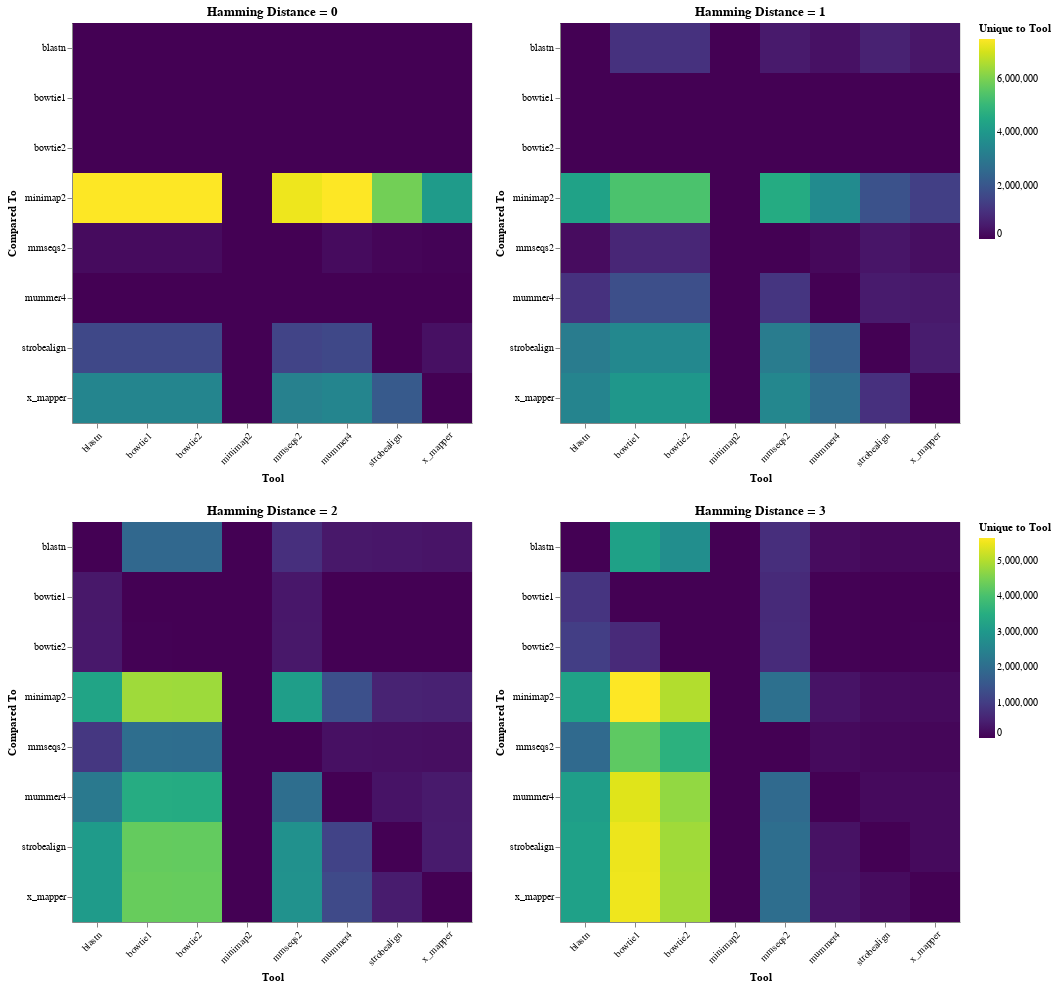

The cell this chart's notebook holds for it:
### Code cell
# Create heatmap visualizations for each matrix
charts = []

for item in all_matrices:
    hamming_dist = item['hamming_dist']
    matrix = item['matrix']
    
    # Melt matrix for altair
    matrix_long = matrix.unpivot(
        index='tool',
        on=[col for col in matrix.columns if col != 'tool'],
        variable_name='compared_to',
        value_name='count'
    )
    
    # Create heatmap
    chart = alt.Chart(matrix_long).mark_rect().encode(
        x=alt.X('tool:N', title='Tool', axis=alt.Axis(labelAngle=-45)),
        y=alt.Y('compared_to:N', title='Compared To'),
        color=alt.Color('count:Q', 
                       scale=alt.Scale(scheme='viridis'),
                       title='Unique to Tool'),
        tooltip=['tool:N', 'compared_to:N', 'count:Q']
    ).properties(
        width=400,
        height=400,
        title=f'Hamming Distance = {hamming_dist}'
    )
    
    charts.append(chart)

# Combine into grid
combined_chart = alt.hconcat(charts[0], charts[1]) & alt.hconcat(charts[2], charts[3])
combined_chart = combined_chart.resolve_scale(color='independent')

combined_chart.save(str(plot_dir / 'matrices_combined.html'))
combined_chart.save(str(plot_dir / 'matrices_combined.png'), scale_factor=2)

print("Combined matrix visualization saved")
combined_chart

### Figure 1 — Vega-Lite specification as saved in the notebook (floating-point values rounded to 4 significant figures)
{"config": {"view": {"continuousWidth": 300, "continuousHeight": 300}}, "vconcat": [{"hconcat": [{"data": {"name": "data-c7d1bb5710c0ac48e31f59e6374328f4"}, "mark": {"type": "rect"}, "encoding": {"color": {"field": "count", "scale": {"scheme": "viridis"}, "title": "Unique to Tool", "type": "quantitative"}, "tooltip": [{"field": "tool", "type": "nominal"}, {"field": "compared_to", "type": "nominal"}, {"field": "count", "type": "quantitative"}], "x": {"axis": {"labelAngle": -45}, "field": "tool", "title": "Tool", "type": "nominal"}, "y": {"field": "compared_to", "title": "Compared To", "type": "nominal"}}, "height": 400, "title": "Hamming Distance = 0", "width": 400}, {"data": {"name": "data-bb64678701a06890595cad12b1e6fafd"}, "mark": {"type": "rect"}, "encoding": {"color": {"field": "count", "scale": {"scheme": "viridis"}, "title": "Unique to Tool", "type": "quantitative"}, "tooltip": [{"field": "tool", "type": "nominal"}, {"field": "compared_to", "type": "nominal"}, {"field": "count", "type": "quantitative"}], "x": {"axis": {"labelAngle": -45}, "field": "tool", "title": "Tool", "type": "nominal"}, "y": {"field": "compared_to", "title": "Compared To", "type": "nominal"}}, "height": 400, "title": "Hamming Distance = 1", "width": 400}]}, {"hconcat": [{"data": {"name": "data-0fee76d21d81983a75c4501fb28dcf83"}, "mark": {"type": "rect"}, "encoding": {"color": {"field": "count", "scale": {"scheme": "viridis"}, "title": "Unique to Tool", "type": "quantitative"}, "tooltip": [{"field": "tool", "type": "nominal"}, {"field": "compared_to", "type": "nominal"}, {"field": "count", "type": "quantitative"}], "x": {"axis": {"labelAngle": -45}, "field": "tool", "title": "Tool", "type": "nominal"}, "y": {"field": "compared_to", "title": "Compared To", "type": "nominal"}}, "height": 400, "title": "Hamming Distance = 2", "width": 400}, {"data": {"name": "data-5e3dd91af2ec77423b183957a9f2b367"}, "mark": {"type": "rect"}, "encoding": {"color": {"field": "count", "scale": {"scheme": "viridis"}, "title": "Unique to Tool", "type": "quantitative"}, "tooltip": [{"field": "tool", "type": "nominal"}, {"field": "compared_to", "type": "nominal"}, {"field": "count", "type": "quantitative"}], "x": {"axis": {"labelAngle": -45}, "field": "tool", "title": "Tool", "type": "nominal"}, "y": {"field": "compared_to", "title": "Compared To", "type": "nominal"}}, "height": 400, "title": "Hamming Distance = 3", "width": 400}]}], "resolve": {"scale": {"color": "independent"}}, "$schema": "https://vega.github.io/schema/vega-lite/v5.20.1.json", "datasets": {"data-c7d1bb5710c0ac48e31f59e6374328f4": [{"tool": "blastn", "compared_to": "blastn", "count": 0}, {"tool": "bowtie1", "compared_to": "blastn", "count": 0}, {"tool": "bowtie2", "compared_to": "blastn", "count": 0}, {"tool": "minimap2", "compared_to": "blastn", "count": 0}, {"tool": "mmseqs2", "compared_to": "blastn", "count": 0}, {"tool": "mummer4", "compared_to": "blastn", "count": 0}, {"tool": "strobealign", "compared_to": "blastn", "count": 0}, {"tool": "x_mapper", "compared_to": "blastn", "count": 0}, {"tool": "blastn", "compared_to": "bowtie1", "count": 0}, {"tool": "bowtie1", "compared_to": "bowtie1", "count": 0}, {"tool": "bowtie2", "compared_to": "bowtie1", "count": 0}, {"tool": "minimap2", "compared_to": "bowtie1", "count": 0}, {"tool": "mmseqs2", "compared_to": "bowtie1", "count": 0}, {"tool": "mummer4", "compared_to": "bowtie1", "count": 0}, {"tool": "strobealign", "compared_to": "bowtie1", "count": 0}, {"tool": "x_mapper", "compared_to": "bowtie1", "count": 0}, {"tool": "blastn", "compared_to": "bowtie2", "count": 0}, {"tool": "bowtie1", "compared_to": "bowtie2", "count": 0}, {"tool": "bowtie2", "compared_to": "bowtie2", "count": 0}, {"tool": "minimap2", "compared_to": "bowtie2", "count": 0}, {"tool": "mmseqs2", "compared_to": "bowtie2", "count": 0}, {"tool": "mummer4", "compared_to": "bowtie2", "count": 0}, {"tool": "strobealign", "compared_to": "bowtie2", "count": 0}, {"tool": "x_mapper", "compared_to": "bowtie2", "count": 0}, {"tool": "blastn", "compared_to": "minimap2", "count": 7479335}, {"tool": "bowtie1", "compared_to": "minimap2", "count": 7479335}, {"tool": "bowtie2", "compared_to": "minimap2", "count": 7479335}, {"tool": "minimap2", "compared_to": "minimap2", "count": 0}, {"tool": "mmseqs2", "compared_to": "minimap2", "count": 7292933}, {"tool": "mummer4", "compared_to": "minimap2", "count": 7479335}, {"tool": "strobealign", "compared_to": "minimap2", "count": 5886292}, {"tool": "x_mapper", "compared_to": "minimap2", "count": 4080780}, {"tool": "blastn", "compared_to": "mmseqs2", "count": 186531}, {"tool": "bowtie1", "compared_to": "mmseqs2", "count": 186531}, {"tool": "bowtie2", "compared_to": "mmseqs2", "count": 186531}, {"tool": "minimap2", "compared_to": "mmseqs2", "count": 129}, {"tool": "mmseqs2", "compared_to": "mmseqs2", "count": 0}, {"tool": "mummer4", "compared_to": "mmseqs2", "count": 186531}, {"tool": "strobealign", "compared_to": "mmseqs2", "count": 78960}, {"tool": "x_mapper", "compared_to": "mmseqs2", "count": 36439}, {"tool": "blastn", "compared_to": "mummer4", "count": 0}, {"tool": "bowtie1", "compared_to": "mummer4", "count": 0}, {"tool": "bowtie2", "compared_to": "mummer4", "count": 0}, {"tool": "minimap2", "compared_to": "mummer4", "count": 0}, {"tool": "mmseqs2", "compared_to": "mummer4", "count": 0}, {"tool": "mummer4", "compared_to": "mummer4", "count": 0}, {"tool": "strobealign", "compared_to": "mummer4", "count": 0}, {"tool": "x_mapper", "compared_to": "mummer4", "count": 0}, {"tool": "blastn", "compared_to": "strobealign", "count": 1593380}, {"tool": "bowtie1", "compared_to": "strobealign", "count": 1593380}, {"tool": "bowtie2", "compared_to": "strobealign", "count": 1593380}, {"tool": "minimap2", "compared_to": "strobealign", "count": 337}, {"tool": "mmseqs2", "compared_to": "strobealign", "count": 1485809}, {"tool": "mummer4", "compared_to": "strobealign", "count": 1593380}, {"tool": "strobealign", "compared_to": "strobealign", "count": 0}, {"tool": "x_mapper", "compared_to": "strobealign", "count": 283574}, {"tool": "blastn", "compared_to": "x_mapper", "count": 3398954}, {"tool": "bowtie1", "compared_to": "x_mapper", "count": 3398954}, {"tool": "bowtie2", "compared_to": "x_mapper", "count": 3398954}, {"tool": "minimap2", "compared_to": "x_mapper", "count": 399}, {"tool": "mmseqs2", "compared_to": "x_mapper", "count": 3248862}, {"tool": "mummer4", "compared_to": "x_mapper", "count": 3398954}, {"tool": "strobealign", "compared_to": "x_mapper", "count": 2089148}, {"tool": "x_mapper", "compared_to": "x_mapper", "count": 0}], "data-bb64678701a06890595cad12b1e6fafd": [{"tool": "blastn", "compared_to": "blastn", "count": 0}, {"tool": "bowtie1", "compared_to": "blastn", "count": 1048595}, {"tool": "bowtie2", "compared_to": "blastn", "count": 1048595}, {"tool": "minimap2", "compared_to": "blastn", "count": 0}, {"tool": "mmseqs2", "compared_to": "blastn", "count": 489114}, {"tool": "mummer4", "compared_to": "blastn", "count": 316011}, {"tool": "strobealign", "compared_to": "blastn", "count": 673633}, {"tool": "x_mapper", "compared_to": "blastn", "count": 418467}, {"tool": "blastn", "compared_to": "bowtie1", "count": 349}, {"tool": "bowtie1", "compared_to": "bowtie1", "count": 0}, {"tool": "bowtie2", "compared_to": "bowtie1", "count": 66}, {"tool": "minimap2", "compared_to": "bowtie1", "count": 0}, {"tool": "mmseqs2", "compared_to": "bowtie1", "count": 1567}, {"tool": "mummer4", "compared_to": "bowtie1", "count": 347}, {"tool": "strobealign", "compared_to": "bowtie1", "count": 239}, {"tool": "x_mapper", "compared_to": "bowtie1", "count": 154}, {"tool": "blastn", "compared_to": "bowtie2", "count": 283}, {"tool": "bowtie1", "compared_to": "bowtie2", "count": 0}, {"tool": "bowtie2", "compared_to": "bowtie2", "count": 0}, {"tool": "minimap2", "compared_to": "bowtie2", "count": 0}, {"tool": "mmseqs2", "compared_to": "bowtie2", "count": 1501}, {"tool": "mummer4", "compared_to": "bowtie2", "count": 283}, {"tool": "strobealign", "compared_to": "bowtie2", "count": 193}, {"tool": "x_mapper", "compared_to": "bowtie2", "count": 128}, {"tool": "blastn", "compared_to": "minimap2", "count": 4300476}, {"tool": "bowtie1", "compared_to": "minimap2", "count": 5348722}, {"tool": "bowtie2", "compared_to": "minimap2", "count": 5348788}, {"tool": "minimap2", "compared_to": "minimap2", "count": 0}, {"tool": "mmseqs2", "compared_to": "minimap2", "count": 4576693}, {"tool": "mummer4", "compared_to": "minimap2", "count": 3575086}, {"tool": "strobealign", "compared_to": "minimap2", "count": 1865639}, {"tool": "x_mapper", "compared_to": "minimap2", "count": 1382093}, {"tool": "blastn", "compared_to": "mmseqs2", "count": 212897}, {"tool": "bowtie1", "compared_to": "mmseqs2", "count": 773596}, {"tool": "bowtie2", "compared_to": "mmseqs2", "count": 773596}, {"tool": "minimap2", "compared_to": "mmseqs2", "count": 0}, {"tool": "mmseqs2", "compared_to": "mmseqs2", "count": 0}, {"tool": "mummer4", "compared_to": "mmseqs2", "count": 137677}, {"tool": "strobealign", "compared_to": "mmseqs2", "count": 403269}, {"tool": "x_mapper", "compared_to": "mmseqs2", "count": 253811}, {"tool": "blastn", "compared_to": "mummer4", "count": 1041401}, {"tool": "bowtie1", "compared_to": "mummer4", "count": 1773983}, {"tool": "bowtie2", "compared_to": "mummer4", "count": 1773985}, {"tool": "minimap2", "compared_to": "mummer4", "count": 0}, {"tool": "mmseqs2", "compared_to": "mummer4", "count": 1139284}, {"tool": "mummer4", "compared_to": "mummer4", "count": 0}, {"tool": "strobealign", "compared_to": "mummer4", "count": 526527}, {"tool": "x_mapper", "compared_to": "mummer4", "count": 476427}, {"tool": "blastn", "compared_to": "strobealign", "count": 3108470}, {"tool": "bowtie1", "compared_to": "strobealign", "count": 3483322}, {"tool": "bowtie2", "compared_to": "strobealign", "count": 3483342}, {"tool": "minimap2", "compared_to": "strobealign", "count": 0}, {"tool": "mmseqs2", "compared_to": "strobealign", "count": 3114323}, {"tool": "mummer4", "compared_to": "strobealign", "count": 2235974}, {"tool": "strobealign", "compared_to": "strobealign", "count": 0}, {"tool": "x_mapper", "compared_to": "strobealign", "count": 545855}, {"tool": "blastn", "compared_to": "x_mapper", "count": 3336850}, {"tool": "bowtie1", "compared_to": "x_mapper", "count": 3966783}, {"tool": "bowtie2", "compared_to": "x_mapper", "count": 3966823}, {"tool": "minimap2", "compared_to": "x_mapper", "count": 0}, {"tool": "mmseqs2", "compared_to": "x_mapper", "count": 3448411}, {"tool": "mummer4", "compared_to": "x_mapper", "count": 2669420}, {"tool": "strobealign", "compared_to": "x_mapper", "count": 1029401}, {"tool": "x_mapper", "compared_to": "x_mapper", "count": 0}], "data-0fee76d21d81983a75c4501fb28dcf83": [{"tool": "blastn", "compared_to": "blastn", "count": 0}, {"tool": "bowtie1", "compared_to": "blastn", "count": 1891927}, {"tool": "bowtie2", "compared_to": "blastn", "count": 1884263}, {"tool": "minimap2", "compared_to": "blastn", "count": 0}, {"tool": "mmseqs2", "compared_to": "blastn", "count": 749595}, {"tool": "mummer4", "compared_to": "blastn", "count": 347378}, {"tool": "strobealign", "compared_to": "blastn", "count": 317327}, {"tool": "x_mapper", "compared_to": "blastn", "count": 287528}, {"tool": "blastn", "compared_to": "bowtie1", "count": 346866}, {"tool": "bowtie1", "compared_to": "bowtie1", "count": 0}, {"tool": "bowtie2", "compared_to": "bowtie1", "count": 25}, {"tool": "minimap2", "compared_to": "bowtie1", "count": 0}, {"tool": "mmseqs2", "compared_to": "bowtie1", "count": 335407}, {"tool": "mummer4", "compared_to": "bowtie1", "count": 4506}, {"tool": "strobealign", "compared_to": "bowtie1", "count": 59}, {"tool": "x_mapper", "compared_to": "bowtie1", "count": 57}, {"tool": "blastn", "compared_to": "bowtie2", "count": 351968}, {"tool": "bowtie1", "compared_to": "bowtie2", "count": 12791}, {"tool": "bowtie2", "compared_to": "bowtie2", "count": 0}, {"tool": "minimap2", "compared_to": "bowtie2", "count": 0}, {"tool": "mmseqs2", "compared_to": "bowtie2", "count": 339572}, {"tool": "mummer4", "compared_to": "bowtie2", "count": 5089}, {"tool": "strobealign", "compared_to": "bowtie2", "count": 735}, {"tool": "x_mapper", "compared_to": "bowtie2", "count": 3944}, {"tool": "blastn", "compared_to": "minimap2", "count": 3297720}, {"tool": "bowtie1", "compared_to": "minimap2", "count": 4842781}, {"tool": "bowtie2", "compared_to": "minimap2", "count": 4830015}, {"tool": "minimap2", "compared_to": "minimap2", "count": 0}, {"tool": "mmseqs2", "compared_to": "minimap2", "count": 3160802}, {"tool": "mummer4", "compared_to": "minimap2", "count": 1369182}, {"tool": "strobealign", "compared_to": "minimap2", "count": 529292}, {"tool": "x_mapper", "compared_to": "minimap2", "count": 503756}, {"tool": "blastn", "compared_to": "mmseqs2", "count": 886513}, {"tool": "bowtie1", "compared_to": "mmseqs2", "count": 2017386}, {"tool": "bowtie2", "compared_to": "mmseqs2", "count": 2008785}, {"tool": "minimap2", "compared_to": "mmseqs2", "count": 0}, {"tool": "mmseqs2", "compared_to": "mmseqs2", "count": 0}, {"tool": "mummer4", "compared_to": "mmseqs2", "count": 223565}, {"tool": "strobealign", "compared_to": "mmseqs2", "count": 203729}, {"tool": "x_mapper", "compared_to": "mmseqs2", "count": 189500}, {"tool": "blastn", "compared_to": "mummer4", "count": 2275916}, {"tool": "bowtie1", "compared_to": "mummer4", "count": 3478105}, {"tool": "bowtie2", "compared_to": "mummer4", "count": 3465922}, {"tool": "minimap2", "compared_to": "mummer4", "count": 0}, {"tool": "mmseqs2", "compared_to": "mummer4", "count": 2015185}, {"tool": "mummer4", "compared_to": "mummer4", "count": 0}, {"tool": "strobealign", "compared_to": "mummer4", "count": 268699}, {"tool": "x_mapper", "compared_to": "mummer4", "count": 380189}, {"tool": "blastn", "compared_to": "strobealign", "count": 3085755}, {"tool": "bowtie1", "compared_to": "strobealign", "count": 4313548}, {"tool": "bowtie2", "compared_to": "strobealign", "count": 4301458}, {"tool": "minimap2", "compared_to": "strobealign", "count": 0}, {"tool": "mmseqs2", "compared_to": "strobealign", "count": 2835239}, {"tool": "mummer4", "compared_to": "strobealign", "count": 1108589}, {"tool": "strobealign", "compared_to": "strobealign", "count": 0}, {"tool": "x_mapper", "compared_to": "strobealign", "count": 393766}, {"tool": "blastn", "compared_to": "x_mapper", "count": 3081492}, {"tool": "bowtie1", "compared_to": "x_mapper", "count": 4339082}, {"tool": "bowtie2", "compared_to": "x_mapper", "count": 4330203}, {"tool": "minimap2", "compared_to": "x_mapper", "count": 0}, {"tool": "mmseqs2", "compared_to": "x_mapper", "count": 2846546}, {"tool": "mummer4", "compared_to": "x_mapper", "count": 1245615}, {"tool": "strobealign", "compared_to": "x_mapper", "count": 419302}, {"tool": "x_mapper", "compared_to": "x_mapper", "count": 0}], "data-5e3dd91af2ec77423b183957a9f2b367": [{"tool": "blastn", "compared_to": "blastn", "count": 0}, {"tool": "bowtie1", "compared_to": "blastn", "count": 3230001}, {"tool": "bowtie2", "compared_to": "blastn", "count": 2760107}, {"tool": "minimap2", "compared_to": "blastn", "count": 0}, {"tool": "mmseqs2", "compared_to": "blastn", "count": 733365}, {"tool": "mummer4", "compared_to": "blastn", "count": 164138}, {"tool": "strobealign", "compared_to": "blastn", "count": 107346}, {"tool": "x_mapper", "compared_to": "blastn", "count": 96301}, {"tool": "blastn", "compared_to": "bowtie1", "count": 840933}, {"tool": "bowtie1", "compared_to": "bowtie1", "count": 0}, {"tool": "bowtie2", "compared_to": "bowtie1", "count": 6013}, {"tool": "minimap2", "compared_to": "bowtie1", "count": 0}, {"tool": "mmseqs2", "compared_to": "bowtie1", "count": 665426}, {"tool": "mummer4", "compared_to": "bowtie1", "count": 9654}, {"tool": "strobealign", "compared_to": "bowtie1", "count": 40}, {"tool": "x_mapper", "compared_to": "bowtie1", "count": 28}, {"tool": "blastn", "compared_to": "bowtie2", "count": 1021051}, {"tool": "bowtie1", "compared_to": "bowtie2", "count": 656025}, {"tool": "bowtie2", "compared_to": "bowtie2", "count": 0}, {"tool": "minimap2", "compared_to": "bowtie2", "count": 0}, {"tool": "mmseqs2", "compared_to": "bowtie2", "count": 678813}, {"tool": "mummer4", "compared_to": "bowtie2", "count": 8304}, {"tool": "strobealign", "compared_to": "bowtie2", "count": 1976}, {"tool": "x_mapper", "compared_to": "bowtie2", "count": 7521}, {"tool": "blastn", "compared_to": "minimap2", "count": 3258893}, {"tool": "bowtie1", "compared_to": "minimap2", "count": 5647961}, {"tool": "bowtie2", "compared_to": "minimap2", "count": 4997949}, {"tool": "minimap2", "compared_to": "minimap2", "count": 0}, {"tool": "mmseqs2", "compared_to": "minimap2", "count": 2072046}, {"tool": "mummer4", "compared_to": "minimap2", "count": 270535}, {"tool": "strobealign", "compared_to": "minimap2", "count": 151220}, {"tool": "x_mapper", "compared_to": "minimap2", "count": 134306}, {"tool": "blastn", "compared_to": "mmseqs2", "count": 1920212}, {"tool": "bowtie1", "compared_to": "mmseqs2", "count": 4241341}, {"tool": "bowtie2", "compared_to": "mmseqs2", "count": 3604716}, {"tool": "minimap2", "compared_to": "mmseqs2", "count": 0}, {"tool": "mmseqs2", "compared_to": "mmseqs2", "count": 0}, {"tool": "mummer4", "compared_to": "mmseqs2", "count": 132755}, {"tool": "strobealign", "compared_to": "mmseqs2", "count": 92581}, {"tool": "x_mapper", "compared_to": "mmseqs2", "count": 76460}, {"tool": "blastn", "compared_to": "mummer4", "count": 3152496}, {"tool": "bowtie1", "compared_to": "mummer4", "count": 5387080}, {"tool": "bowtie2", "compared_to": "mummer4", "count": 4735718}, {"tool": "minimap2", "compared_to": "mummer4", "count": 0}, {"tool": "mmseqs2", "compared_to": "mummer4", "count": 1934266}, {"tool": "mummer4", "compared_to": "mummer4", "count": 0}, {"tool": "strobealign", "compared_to": "mummer4", "count": 124358}, {"tool": "x_mapper", "compared_to": "mummer4", "count": 131652}, {"tool": "blastn", "compared_to": "strobealign", "count": 3215019}, {"tool": "bowtie1", "compared_to": "strobealign", "count": 5496781}, {"tool": "bowtie2", "compared_to": "strobealign", "count": 4848705}, {"tool": "minimap2", "compared_to": "strobealign", "count": 0}, {"tool": "mmseqs2", "compared_to": "strobealign", "count": 2013407}, {"tool": "mummer4", "compared_to": "strobealign", "count": 243673}, {"tool": "strobealign", "compared_to": "strobealign", "count": 0}, {"tool": "x_mapper", "compared_to": "strobealign", "count": 126224}, {"tool": "blastn", "compared_to": "x_mapper", "count": 3220888}, {"tool": "bowtie1", "compared_to": "x_mapper", "count": 5513683}, {"tool": "bowtie2", "compared_to": "x_mapper", "count": 4871164}, {"tool": "minimap2", "compared_to": "x_mapper", "count": 0}, {"tool": "mmseqs2", "compared_to": "x_mapper", "count": 2014200}, {"tool": "mummer4", "compared_to": "x_mapper", "count": 267881}, {"tool": "strobealign", "compared_to": "x_mapper", "count": 143138}, {"tool": "x_mapper", "compared_to": "x_mapper", "count": 0}]}}
